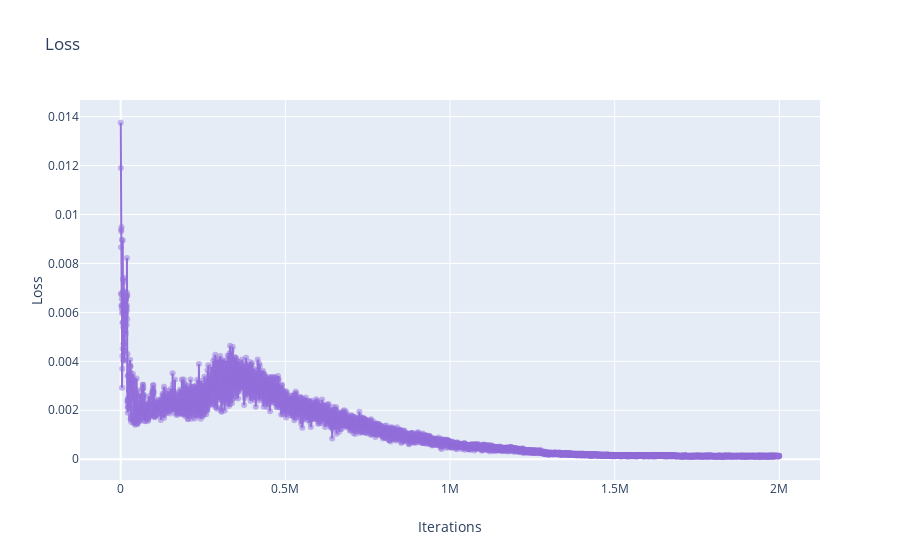

Source (notebook cell):
### Code cell
show_loss('logs')

### Figure 1 — Plotly figure (JSON) as saved in the notebook; plotly's stock layout.template omitted (floating-point values rounded to 4 significant figures; data arrays with more than 128 entries replaced by an {"elided": "..."} marker saying what was removed)
{"data": [{"marker": {"color": "MediumPurple", "opacity": 0.5}, "mode": "lines+markers", "name": "markers", "type": "scatter", "x": {"elided": "6666 int values"}, "y": {"elided": "6666 float values"}}], "layout": {"title": {"text": "Loss"}, "xaxis": {"title": {"text": "Iterations"}}, "yaxis": {"title": {"text": "Loss"}}}}
